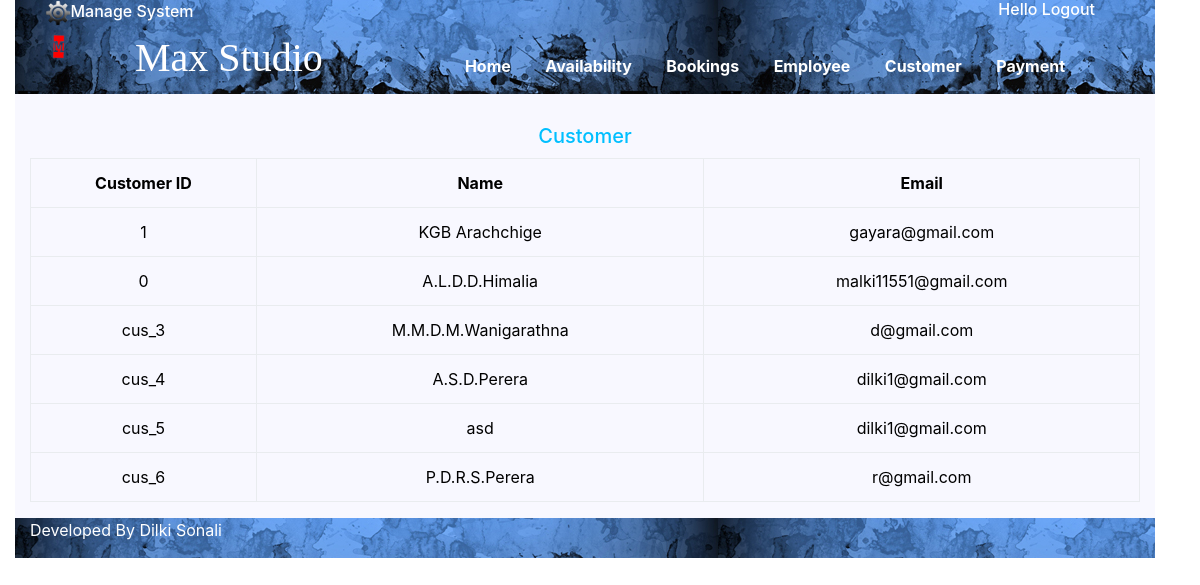
/customer.php, run on the app's committed database.
### tables this page shows
CREATE TABLE `customer` (
  `id` int(20) NOT NULL,
  `cus_id` varchar(20) NOT NULL,
  `cus_name` varchar(50) NOT NULL,
  `cus_mobile` int(10) NOT NULL,
  `cus_land` int(10) NOT NULL,
  `cus_email` varchar(50) NOT NULL,
  `cus_address_no` varchar(50) NOT NULL,
  `cus_street` varchar(50) NOT NULL,
  `cus_city1` varchar(25) NOT NULL,
  `cus_city2` varchar(25) NOT NULL,
  `reg_date` date NOT NULL,
  `cus_delete` int(11) NOT NULL
);

### customer.php (the view, shortened to what this page needs)
<?php
require_once('inc/connection.php');
$query = "SELECT * FROM customer WHERE cus_delete = 0 ORDER BY id ASC";
$result_set =mysqli_query($connection,$query);
$user_List = '';
if($result_set){
    $user_List .="<h5 class='available text-center marginTop30px marginBottom10px'>Customer</h5>";
    $user_List .= "<table class='table table-bordered userTable text-center'>";
    $user_List .="<tr>";
    $user_List .="<th>Customer ID</th>";
    $user_List .="<th>Name</th>";
    $user_List .="<th>Email</th>";
    $user_List .="</tr>";
    while($result = mysqli_fetch_assoc($result_set)){
        $user_List .="<tr>";
        $user_List .= "<td>{$result['cus_id']}</td>";
        $user_List .= "<td>{$result['cus_name']}</td>";
        $user_List .= "<td>{$result['cus_email']}</td>";
        $user_List .= "</tr>";
    }
    $user_List .="</table>";
}
?>
    <!DOCTYPE html>
    <html>
    <head>
        <link rel="stylesheet" href="css/bootstrap.min.css">
        <link rel="stylesheet" href="css/main.css">
    </head>
    <body>
    <div class="container content">
        <div class="row">
            <div class="row col-lg-12 navigationBar">
                <div class="row logOut col-lg-12">
                    <div class="col-lg-6  textAlignLeft">
                        <h6><a href="admin.php"><img src="images/icons/settings-icon.png" alt="">Manage System</a></h6>
                    </div>
                    <div class="col-lg-6 textAlignRight">
                        <h6>Hello <?php echo $_SESSION['last_name']?> <a href="logout.php">Logout</a></h6>
                    </div>
                </div>
                <div class="row col-lg-12">
                    <div class="col-lg-1 logoDiv">
                        <img src="images/Max_logo.png" alt="">
                    </div>
                    <div class="col-lg-3 MaxName">
                        <h1>Max Studio</h1>
                    </div>
                    <div class="col-lg-8 links">
                        <ul>
                            <li><a href="Home_page.php">Home</a></li>
                            <li><a href="view_Bookings.php">Availability</a></li>
                            <li><a href="view_Bookings.php">Bookings</a></li>
                            <li><a href="view_Bookings.php">Employee</a></li>
                            <li><a href="view_Bookings.php">Customer</a></li>
                            <li><a href="view_Bookings.php">Payment</a></li>
                        </ul>
                    </div>
                </div>
            </div>
        </div>
        <div class="row">
            <div class="col-lg-12 mainDiv">
                <?php echo $user_List; ?>
            </div>
        </div>
        <div class="row">
            <div class="row col-lg-12 footer">
                <p>Developed By Dilki Sonali</p>
            </div>
        </div>
    </div>
    </body>
    </html>

### css/main.css (style rules this page uses)
* a { color: white; }
* { margin: 0; padding: 0; box-sizing: border-box; }
.marginBottom10px { margin-bottom: 10px; }
.marginTop30px { margin-top: 30px; }
.available { color:deepskyblue; }
.textAlignRight { text-align: right; }
.textAlignLeft { text-align: left; }
.links ul { list-style-type: none; float: right; margin-top: 20px; }
.links ul li { display: inline-block; }
.links ul li a { text-decoration: none; padding-right: 30px; font-weight: bold; }
.logoDiv img { width: 40%; }
.logOut a { text-decoration: none; }
.logOut img { width: 5%; }
.navigationBar { background-image: url("../images/menu-low.jpg"); background-repeat: repeat-x; }
.navigationBar h6 { color:white; }
.MaxName { font-family:Anger; color: white; }
.userTable th { width: 30px; }
.mainDiv { background-color: ghostwhite; margin-left: -15px; color: black; }
.footer { background-image: url("../images/menu-low.jpg"); color: white; }

### data on the page
customer: cus_id "1", cus_name "KGB Arachchige", cus_email "gayara@gmail.com"
customer: cus_id "0", cus_name "A.L.D.D.Himalia", cus_email "malki11551@gmail.com"
customer: cus_id "cus_3", cus_name "M.M.D.M.Wanigarathna", cus_email "d@gmail.com"
customer: cus_id "cus_4", cus_name "A.S.D.Perera", cus_email "dilki1@gmail.com"
customer: cus_id "cus_5", cus_name "asd", cus_email "dilki1@gmail.com"
customer: cus_id "cus_6", cus_name "P.D.R.S.Perera", cus_email "r@gmail.com"
